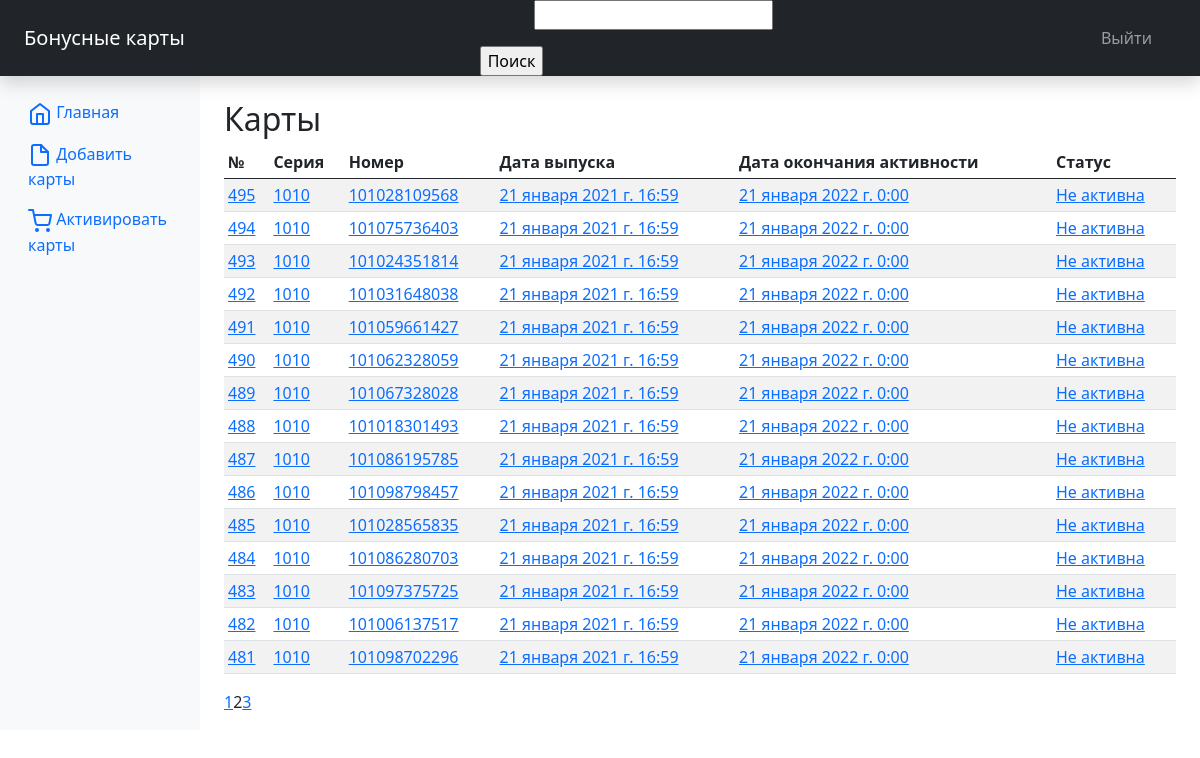
Page /?page=2 (signed in) on the committed database.
### cardslist/models.py (models this page shows)
class Cardslist(models.Model):
    card_series = models.IntegerField(verbose_name='Серия карты')
    card_number = models.IntegerField(verbose_name='Номер карты', unique=True)
    card_issue_date = models.DateTimeField(auto_now_add=True, verbose_name='Дата выпуска карты')
    card_expiration_date = models.DateTimeField(verbose_name='Дата окончания активности карты')
    card_date_of_use = models.DateTimeField(verbose_name='Дата последнего использования карты')
    card_bonus_amount = models.FloatField(null=True, blank=True, verbose_name='Сумма бонуса карты')
    card_status = models.CharField(max_length=12, default='Не активна', verbose_name='Статус карты')
    class Meta:
        verbose_name_plural = 'Бонусные карты'
        verbose_name = 'Бонусная карта'
        ordering = ['-card_date_of_use']

### cardslist/views.py (the view)
# urls.py: path('', index, name='index'),
@login_required()
def index(request):
    search_form = SearchForm()
    cards = Cardslist.objects.all()
    paginator = Paginator(cards, 15)
    if 'page' in request.GET:
        page_num = request.GET['page']
    else:
        page_num = 1
    page = paginator.get_page(page_num)
    context = {'cards': page.object_list, 'page': page, 'form': search_form}
    return render(request, 'cardslist/index.html', context)

### cardslist/forms.py
class SearchForm(forms.Form):
    query = forms.CharField(max_length=16)

### cardslist/templates/cardslist/index.html
{% extends "layout/basic.html" %}
{% block content %}
    <h2>Карты</h2>
    <div class="table-responsive">
        <table class="table table-striped table-sm">
            <thead>
            <tr>
                <th>№</th>
                <th>Серия</th>
                <th>Номер</th>
                <th>Дата выпуска</th>
                <th>Дата окончания активности</th>
                <th>Статус</th>
            </tr>
            </thead>
            <tbody>
            {% for card in cards %}
            <tr>
                <td><a href="{% url 'card_detail' card.pk %}">{{card.id}}</a></td>
                <td><a href="{% url 'card_detail' card.pk %}">{{card.card_series}}</a></td>
                <td><a href="{% url 'card_detail' card.pk %}">{{card.card_number}}</a></td>
                <td><a href="{% url 'card_detail' card.pk %}">{{card.card_issue_date}}</a></td>
                <td><a href="{% url 'card_detail' card.pk %}">{{card.card_expiration_date}}</a></td>
                <td><a href="{% url 'card_detail' card.pk %}">{{card.card_status}}</a></td>
            </tr>
            {% endfor %}
            </tbody>
        </table>
    </div>
    <div>
        {% include 'cardslist/pagination.html' %}
    </div>
{% endblock %}

### rows in the picture
Cardslist: id "495", card_series "1010", card_number "101028109568", card_issue_date "21 января 2021 г. 16:59", card_expiration_date "21 января 2022 г. 0:00", card_status "Не активна"
Cardslist: id "494", card_series "1010", card_number "101075736403", card_issue_date "21 января 2021 г. 16:59", card_expiration_date "21 января 2022 г. 0:00", card_status "Не активна"
Cardslist: id "493", card_series "1010", card_number "101024351814", card_issue_date "21 января 2021 г. 16:59", card_expiration_date "21 января 2022 г. 0:00", card_status "Не активна"
Cardslist: id "492", card_series "1010", card_number "101031648038", card_issue_date "21 января 2021 г. 16:59", card_expiration_date "21 января 2022 г. 0:00", card_status "Не активна"
Cardslist: id "491", card_series "1010", card_number "101059661427", card_issue_date "21 января 2021 г. 16:59", card_expiration_date "21 января 2022 г. 0:00", card_status "Не активна"
Cardslist: id "490", card_series "1010", card_number "101062328059", card_issue_date "21 января 2021 г. 16:59", card_expiration_date "21 января 2022 г. 0:00", card_status "Не активна"
Cardslist: id "489", card_series "1010", card_number "101067328028", card_issue_date "21 января 2021 г. 16:59", card_expiration_date "21 января 2022 г. 0:00", card_status "Не активна"
Cardslist: id "488", card_series "1010", card_number "101018301493", card_issue_date "21 января 2021 г. 16:59", card_expiration_date "21 января 2022 г. 0:00", card_status "Не активна"
Cardslist: id "487", card_series "1010", card_number "101086195785", card_issue_date "21 января 2021 г. 16:59", card_expiration_date "21 января 2022 г. 0:00", card_status "Не активна"
Cardslist: id "486", card_series "1010", card_number "101098798457", card_issue_date "21 января 2021 г. 16:59", card_expiration_date "21 января 2022 г. 0:00", card_status "Не активна"
Cardslist: id "485", card_series "1010", card_number "101028565835", card_issue_date "21 января 2021 г. 16:59", card_expiration_date "21 января 2022 г. 0:00", card_status "Не активна"
Cardslist: id "484", card_series "1010", card_number "101086280703", card_issue_date "21 января 2021 г. 16:59", card_expiration_date "21 января 2022 г. 0:00", card_status "Не активна"
Cardslist: id "483", card_series "1010", card_number "101097375725", card_issue_date "21 января 2021 г. 16:59", card_expiration_date "21 января 2022 г. 0:00", card_status "Не активна"
Cardslist: id "482", card_series "1010", card_number "101006137517", card_issue_date "21 января 2021 г. 16:59", card_expiration_date "21 января 2022 г. 0:00", card_status "Не активна"
Cardslist: id "481", card_series "1010", card_number "101098702296", card_issue_date "21 января 2021 г. 16:59", card_expiration_date "21 января 2022 г. 0:00", card_status "Не активна"

### other values in the picture
{{ page.previous_page_number }} "1"
{{ page.number }} "2"
{{ page.next_page_number }} "3"
